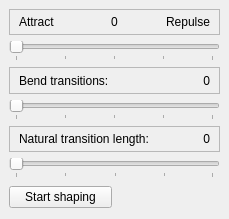
<?xml version="1.0" encoding="UTF-8"?>
<ui version="4.0">
 <class>DockWidgetLayout</class>
 <widget class="QDockWidget" name="DockWidgetLayout">
  <property name="geometry">
   <rect>
    <x>0</x>
    <y>0</y>
    <width>229</width>
    <height>219</height>
   </rect>
  </property>
  <property name="sizePolicy">
   <sizepolicy hsizetype="Preferred" vsizetype="Minimum">
    <horstretch>0</horstretch>
    <verstretch>0</verstretch>
   </sizepolicy>
  </property>
  <property name="font">
   <font>
    <bold>true</bold>
   </font>
  </property>
  <property name="windowTitle">
   <string>Layout control</string>
  </property>
  <widget class="QWidget" name="dockWidgetContents">
   <property name="font">
    <font>
     <bold>false</bold>
    </font>
   </property>
   <layout class="QVBoxLayout" name="verticalLayout">
    <item>
     <widget class="QFrame" name="frame">
      <property name="frameShape">
       <enum>QFrame::StyledPanel</enum>
      </property>
      <property name="frameShadow">
       <enum>QFrame::Raised</enum>
      </property>
      <layout class="QHBoxLayout" name="horizontalLayout">
       <property name="topMargin">
        <number>1</number>
       </property>
       <property name="bottomMargin">
        <number>1</number>
       </property>
       <item>
        <widget class="QLabel" name="lblAttract">
         <property name="text">
          <string>Attract</string>
         </property>
        </widget>
       </item>
       <item>
        <widget class="QLabel" name="lbl_attractRepulse">
         <property name="text">
          <string>0</string>
         </property>
         <property name="alignment">
          <set>Qt::AlignCenter</set>
         </property>
        </widget>
       </item>
       <item>
        <widget class="QLabel" name="lblRepulse">
         <property name="text">
          <string>Repulse</string>
         </property>
         <property name="alignment">
          <set>Qt::AlignRight|Qt::AlignTrailing|Qt::AlignVCenter</set>
         </property>
         <property name="margin">
          <number>0</number>
         </property>
        </widget>
       </item>
      </layout>
     </widget>
    </item>
    <item>
     <widget class="QSlider" name="sldBalance">
      <property name="sizePolicy">
       <sizepolicy hsizetype="Expanding" vsizetype="Fixed">
        <horstretch>0</horstretch>
        <verstretch>0</verstretch>
       </sizepolicy>
      </property>
      <property name="maximum">
       <number>100</number>
      </property>
      <property name="orientation">
       <enum>Qt::Horizontal</enum>
      </property>
      <property name="tickPosition">
       <enum>QSlider::TicksBelow</enum>
      </property>
      <property name="tickInterval">
       <number>25</number>
      </property>
     </widget>
    </item>
    <item>
     <widget class="QFrame" name="frame_4">
      <property name="frameShape">
       <enum>QFrame::StyledPanel</enum>
      </property>
      <property name="frameShadow">
       <enum>QFrame::Raised</enum>
      </property>
      <layout class="QHBoxLayout" name="horizontalLayout_3">
       <property name="leftMargin">
        <number>9</number>
       </property>
       <property name="topMargin">
        <number>1</number>
       </property>
       <property name="bottomMargin">
        <number>1</number>
       </property>
       <item>
        <widget class="QLabel" name="lblHandleWeight">
         <property name="text">
          <string>Bend transitions:</string>
         </property>
        </widget>
       </item>
       <item>
        <widget class="QLabel" name="dispHandleWeight">
         <property name="text">
          <string>0</string>
         </property>
         <property name="alignment">
          <set>Qt::AlignRight|Qt::AlignTrailing|Qt::AlignVCenter</set>
         </property>
        </widget>
       </item>
      </layout>
     </widget>
    </item>
    <item>
     <widget class="QSlider" name="sldHandleWeight">
      <property name="maximum">
       <number>100</number>
      </property>
      <property name="orientation">
       <enum>Qt::Horizontal</enum>
      </property>
      <property name="tickPosition">
       <enum>QSlider::TicksBelow</enum>
      </property>
      <property name="tickInterval">
       <number>25</number>
      </property>
     </widget>
    </item>
    <item>
     <widget class="QFrame" name="frame_3">
      <property name="frameShape">
       <enum>QFrame::StyledPanel</enum>
      </property>
      <property name="frameShadow">
       <enum>QFrame::Raised</enum>
      </property>
      <layout class="QHBoxLayout" name="horizontalLayout_4">
       <property name="leftMargin">
        <number>9</number>
       </property>
       <property name="topMargin">
        <number>1</number>
       </property>
       <property name="bottomMargin">
        <number>1</number>
       </property>
       <item>
        <widget class="QLabel" name="lblNatLength">
         <property name="text">
          <string>Natural transition length:</string>
         </property>
        </widget>
       </item>
       <item>
        <widget class="QLabel" name="dispNatLength">
         <property name="text">
          <string>0</string>
         </property>
         <property name="alignment">
          <set>Qt::AlignRight|Qt::AlignTrailing|Qt::AlignVCenter</set>
         </property>
        </widget>
       </item>
      </layout>
     </widget>
    </item>
    <item>
     <widget class="QSlider" name="sldNatLength">
      <property name="minimum">
       <number>1</number>
      </property>
      <property name="maximum">
       <number>100</number>
      </property>
      <property name="orientation">
       <enum>Qt::Horizontal</enum>
      </property>
      <property name="tickPosition">
       <enum>QSlider::TicksBelow</enum>
      </property>
      <property name="tickInterval">
       <number>25</number>
      </property>
     </widget>
    </item>
    <item>
     <layout class="QHBoxLayout" name="horizontalLayout_2">
      <item>
       <widget class="QPushButton" name="btnStartStop">
        <property name="text">
         <string>Start shaping</string>
        </property>
       </widget>
      </item>
      <item>
       <widget class="QLabel" name="lblStable">
        <property name="text">
         <string/>
        </property>
       </widget>
      </item>
     </layout>
    </item>
   </layout>
  </widget>
 </widget>
 <resources/>
 <connections>
  <connection>
   <sender>sldBalance</sender>
   <signal>valueChanged(int)</signal>
   <receiver>DockWidgetLayout</receiver>
   <slot>onAttractionChanged(int)</slot>
   <hints>
    <hint type="sourcelabel">
     <x>120</x>
     <y>73</y>
    </hint>
    <hint type="destinationlabel">
     <x>120</x>
     <y>216</y>
    </hint>
   </hints>
  </connection>
  <connection>
   <sender>sldHandleWeight</sender>
   <signal>valueChanged(int)</signal>
   <receiver>DockWidgetLayout</receiver>
   <slot>onHandleWeightChanged(int)</slot>
   <hints>
    <hint type="sourcelabel">
     <x>120</x>
     <y>125</y>
    </hint>
    <hint type="destinationlabel">
     <x>120</x>
     <y>216</y>
    </hint>
   </hints>
  </connection>
  <connection>
   <sender>sldNatLength</sender>
   <signal>valueChanged(int)</signal>
   <receiver>DockWidgetLayout</receiver>
   <slot>onNatLengthChanged(int)</slot>
   <hints>
    <hint type="sourcelabel">
     <x>120</x>
     <y>177</y>
    </hint>
    <hint type="destinationlabel">
     <x>120</x>
     <y>216</y>
    </hint>
   </hints>
  </connection>
  <connection>
   <sender>btnStartStop</sender>
   <signal>clicked()</signal>
   <receiver>DockWidgetLayout</receiver>
   <slot>onStartStop()</slot>
   <hints>
    <hint type="sourcelabel">
     <x>120</x>
     <y>499</y>
    </hint>
    <hint type="destinationlabel">
     <x>120</x>
     <y>252</y>
    </hint>
   </hints>
  </connection>
  <connection>
   <sender>sldBalance</sender>
   <signal>valueChanged(int)</signal>
   <receiver>DockWidgetLayout</receiver>
   <slot>onRepulsionChanged(int)</slot>
   <hints>
    <hint type="sourcelabel">
     <x>165</x>
     <y>62</y>
    </hint>
    <hint type="destinationlabel">
     <x>225</x>
     <y>156</y>
    </hint>
   </hints>
  </connection>
 </connections>
 <slots>
  <slot>onAttractionChanged(int)</slot>
  <slot>onRepulsionChanged(int)</slot>
  <slot>onNatLengthChanged(int)</slot>
  <slot>onHandleWeightChanged(int)</slot>
  <slot>onSpeedChanged(int)</slot>
  <slot>onStartStop()</slot>
  <slot>onTimeout()</slot>
  <slot>onRepulsionCalculationChanged(int)</slot>
  <slot>onAttractionCalculationChanged(int)</slot>
  <slot>onAccuracyChanged(int)</slot>
  <slot>onTreeToggled(bool)</slot>
  <slot>onForceApplicationChanged(int)</slot>
 </slots>
</ui>
